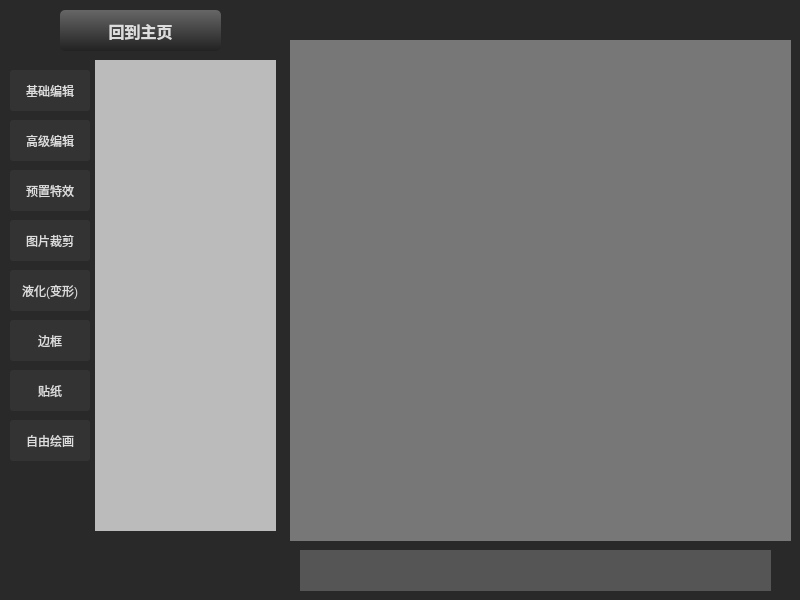
<?xml version="1.0" encoding="UTF-8"?>
<ui version="4.0">
 <class>EditorWindowClass</class>
 <widget class="QMainWindow" name="EditorWindowClass">
  <property name="geometry">
   <rect>
    <x>0</x>
    <y>0</y>
    <width>800</width>
    <height>600</height>
   </rect>
  </property>
  <property name="windowTitle">
   <string>MainWindow</string>
  </property>
  <property name="styleSheet">
   <string notr="true">#centralWidget{background-color:#292929;}</string>
  </property>
  <widget class="QWidget" name="centralWidget">
   <property name="styleSheet">
    <string notr="true"/>
   </property>
   <widget class="QPushButton" name="homeBtn">
    <property name="geometry">
     <rect>
      <x>60</x>
      <y>10</y>
      <width>161</width>
      <height>41</height>
     </rect>
    </property>
    <property name="styleSheet">
     <string notr="true">QPushButton {
border-radius:5px;
padding:7px 14px;
font-size:16px;
font-weight:bold;
font-family:&quot;Helvetica Neue&quot;, Helvetica, Arial, &quot;Hiragino Sans GB&quot;, &quot;Hiragino Sans GB W3&quot;, &quot;WenQuanYi Micro Hei&quot;, &quot;Microsoft YaHei UI&quot;, &quot;Microsoft YaHei&quot;, sans-serif;
color:#ddd;
}
QPushButton:!hover {
background: qlineargradient(x1: 0, y1: 0, x2: 0, y2: 1.0, stop: 0 #666, stop: 1.0 #222)
}
QPushButton:hover { background : #333 }
QPushButton:hover:pressed {
background : #000;
color:#abcdef;
}
</string>
    </property>
    <property name="text">
     <string>回到主页</string>
    </property>
   </widget>
   <widget class="QWidget" name="leftView" native="true">
    <property name="geometry">
     <rect>
      <x>10</x>
      <y>60</y>
      <width>271</width>
      <height>531</height>
     </rect>
    </property>
    <property name="styleSheet">
     <string notr="true">#leftView{
background-color:#292929
}</string>
    </property>
    <widget class="QWidget" name="mainMenuView" native="true">
     <property name="geometry">
      <rect>
       <x>0</x>
       <y>0</y>
       <width>81</width>
       <height>531</height>
      </rect>
     </property>
     <property name="styleSheet">
      <string notr="true">#mainMenuView{
background-color:#292929
}

QPushButton {
border-radius:3px;
padding:5px 1px;
font-size:12px;
font-family:&quot;Helvetica Neue&quot;, Helvetica, Arial, &quot;Hiragino Sans GB&quot;, &quot;Hiragino Sans GB W3&quot;, &quot;WenQuanYi Micro Hei&quot;, &quot;Microsoft YaHei UI&quot;, &quot;Microsoft YaHei&quot;, sans-serif;
color:#ddd;
}
QPushButton:!hover {
background : #333
}
QPushButton:hover { background : #555 }
QPushButton:hover:pressed {
background : #111;
color:#345;
}
QPushButton:checked {
background : #000;
color:rgb(44,99,147);
}
</string>
     </property>
     <widget class="QPushButton" name="basicAdjBtn">
      <property name="geometry">
       <rect>
        <x>0</x>
        <y>10</y>
        <width>80</width>
        <height>41</height>
       </rect>
      </property>
      <property name="text">
       <string>基础编辑</string>
      </property>
      <property name="checkable">
       <bool>true</bool>
      </property>
      <property name="autoExclusive">
       <bool>true</bool>
      </property>
      <property name="flat">
       <bool>true</bool>
      </property>
     </widget>
     <widget class="QPushButton" name="advancedAdjBtn">
      <property name="geometry">
       <rect>
        <x>0</x>
        <y>60</y>
        <width>80</width>
        <height>41</height>
       </rect>
      </property>
      <property name="text">
       <string>高级编辑</string>
      </property>
      <property name="checkable">
       <bool>true</bool>
      </property>
      <property name="autoExclusive">
       <bool>true</bool>
      </property>
      <property name="flat">
       <bool>true</bool>
      </property>
     </widget>
     <widget class="QPushButton" name="insideEffectsBtn">
      <property name="geometry">
       <rect>
        <x>0</x>
        <y>110</y>
        <width>80</width>
        <height>41</height>
       </rect>
      </property>
      <property name="text">
       <string>预置特效</string>
      </property>
      <property name="checkable">
       <bool>true</bool>
      </property>
      <property name="autoExclusive">
       <bool>true</bool>
      </property>
      <property name="flat">
       <bool>true</bool>
      </property>
     </widget>
     <widget class="QPushButton" name="imageCropBtn">
      <property name="geometry">
       <rect>
        <x>0</x>
        <y>160</y>
        <width>80</width>
        <height>41</height>
       </rect>
      </property>
      <property name="text">
       <string>图片裁剪</string>
      </property>
      <property name="checkable">
       <bool>true</bool>
      </property>
      <property name="autoExclusive">
       <bool>true</bool>
      </property>
      <property name="flat">
       <bool>true</bool>
      </property>
     </widget>
     <widget class="QPushButton" name="pushButton_5">
      <property name="geometry">
       <rect>
        <x>0</x>
        <y>210</y>
        <width>80</width>
        <height>41</height>
       </rect>
      </property>
      <property name="text">
       <string>液化(变形)</string>
      </property>
      <property name="checkable">
       <bool>true</bool>
      </property>
      <property name="autoExclusive">
       <bool>true</bool>
      </property>
      <property name="flat">
       <bool>true</bool>
      </property>
     </widget>
     <widget class="QPushButton" name="pushButton_6">
      <property name="geometry">
       <rect>
        <x>0</x>
        <y>260</y>
        <width>80</width>
        <height>41</height>
       </rect>
      </property>
      <property name="text">
       <string>边框</string>
      </property>
      <property name="checkable">
       <bool>true</bool>
      </property>
      <property name="autoExclusive">
       <bool>true</bool>
      </property>
      <property name="flat">
       <bool>true</bool>
      </property>
     </widget>
     <widget class="QPushButton" name="pushButton_7">
      <property name="geometry">
       <rect>
        <x>0</x>
        <y>310</y>
        <width>80</width>
        <height>41</height>
       </rect>
      </property>
      <property name="text">
       <string>贴纸</string>
      </property>
      <property name="checkable">
       <bool>true</bool>
      </property>
      <property name="autoExclusive">
       <bool>true</bool>
      </property>
      <property name="flat">
       <bool>true</bool>
      </property>
     </widget>
     <widget class="QPushButton" name="pushButton_8">
      <property name="geometry">
       <rect>
        <x>0</x>
        <y>360</y>
        <width>80</width>
        <height>41</height>
       </rect>
      </property>
      <property name="text">
       <string>自由绘画</string>
      </property>
      <property name="checkable">
       <bool>true</bool>
      </property>
      <property name="autoExclusive">
       <bool>true</bool>
      </property>
      <property name="flat">
       <bool>true</bool>
      </property>
     </widget>
    </widget>
    <widget class="QWidget" name="secondMenuView" native="true">
     <property name="geometry">
      <rect>
       <x>85</x>
       <y>0</y>
       <width>181</width>
       <height>471</height>
      </rect>
     </property>
     <property name="styleSheet">
      <string notr="true">#secondMenuView{
background-color:#bbb
}</string>
     </property>
    </widget>
   </widget>
   <widget class="QWidget" name="canvasView" native="true">
    <property name="geometry">
     <rect>
      <x>290</x>
      <y>40</y>
      <width>501</width>
      <height>501</height>
     </rect>
    </property>
    <property name="styleSheet">
     <string notr="true">#canvasView{
background-color:#777;
}</string>
    </property>
   </widget>
   <widget class="QWidget" name="bottomToolView" native="true">
    <property name="geometry">
     <rect>
      <x>300</x>
      <y>550</y>
      <width>471</width>
      <height>41</height>
     </rect>
    </property>
    <property name="styleSheet">
     <string notr="true">#bottomToolView{
background-color:#555;
}</string>
    </property>
   </widget>
  </widget>
 </widget>
 <resources/>
 <connections/>
</ui>
